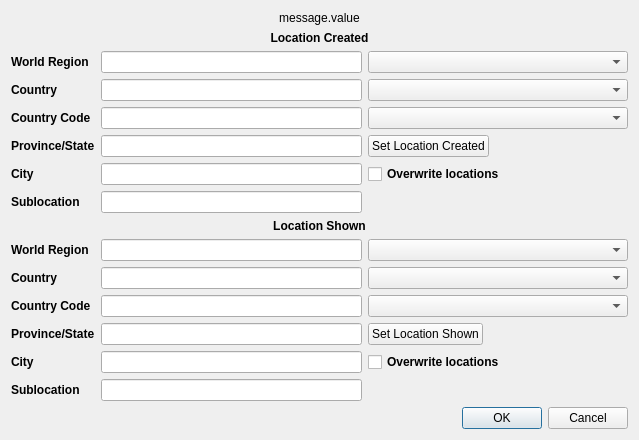
<?xml version="1.0" encoding="UTF-8"?>
<ui version="4.0">
 <class>LocationDialog</class>
 <widget class="QDialog" name="LocationDialog">
  <property name="geometry">
   <rect>
    <x>0</x>
    <y>0</y>
    <width>639</width>
    <height>428</height>
   </rect>
  </property>
  <property name="sizePolicy">
   <sizepolicy hsizetype="Preferred" vsizetype="Fixed">
    <horstretch>0</horstretch>
    <verstretch>0</verstretch>
   </sizepolicy>
  </property>
  <property name="windowTitle">
   <string>Edit Xmp Locations</string>
  </property>
  <layout class="QVBoxLayout" name="verticalLayout_2">
   <item>
    <layout class="QVBoxLayout" name="verticalLayout">
     <item>
      <widget class="QLabel" name="messageLabel">
       <property name="sizePolicy">
        <sizepolicy hsizetype="Preferred" vsizetype="Fixed">
         <horstretch>0</horstretch>
         <verstretch>0</verstretch>
        </sizepolicy>
       </property>
       <property name="text">
        <string>message.value</string>
       </property>
       <property name="alignment">
        <set>Qt::AlignCenter</set>
       </property>
      </widget>
     </item>
     <item>
      <widget class="QLabel" name="label_2">
       <property name="sizePolicy">
        <sizepolicy hsizetype="Preferred" vsizetype="Fixed">
         <horstretch>0</horstretch>
         <verstretch>0</verstretch>
        </sizepolicy>
       </property>
       <property name="font">
        <font>
         <weight>75</weight>
         <bold>true</bold>
        </font>
       </property>
       <property name="text">
        <string>Location Created</string>
       </property>
       <property name="alignment">
        <set>Qt::AlignCenter</set>
       </property>
      </widget>
     </item>
    </layout>
   </item>
   <item>
    <layout class="QGridLayout" name="locationCreatedLayout">
     <item row="3" column="0">
      <widget class="QLabel" name="label_34">
       <property name="font">
        <font>
         <weight>75</weight>
         <bold>true</bold>
        </font>
       </property>
       <property name="text">
        <string>Province/State</string>
       </property>
      </widget>
     </item>
     <item row="4" column="0">
      <widget class="QLabel" name="label_35">
       <property name="font">
        <font>
         <weight>75</weight>
         <bold>true</bold>
        </font>
       </property>
       <property name="text">
        <string>City</string>
       </property>
      </widget>
     </item>
     <item row="4" column="1">
      <widget class="QLineEdit" name="lcCity"/>
     </item>
     <item row="2" column="2">
      <widget class="QComboBox" name="lcCountryCodeComboBox"/>
     </item>
     <item row="5" column="1">
      <widget class="QLineEdit" name="lcSublocation"/>
     </item>
     <item row="3" column="1">
      <widget class="QLineEdit" name="lcProvinceState"/>
     </item>
     <item row="0" column="0">
      <widget class="QLabel" name="label_31">
       <property name="font">
        <font>
         <weight>75</weight>
         <bold>true</bold>
        </font>
       </property>
       <property name="text">
        <string>World Region</string>
       </property>
      </widget>
     </item>
     <item row="0" column="1">
      <widget class="QLineEdit" name="lcWorldRegion"/>
     </item>
     <item row="1" column="1">
      <widget class="QLineEdit" name="lcCountryName"/>
     </item>
     <item row="1" column="0">
      <widget class="QLabel" name="label_32">
       <property name="font">
        <font>
         <weight>75</weight>
         <bold>true</bold>
        </font>
       </property>
       <property name="text">
        <string>Country</string>
       </property>
      </widget>
     </item>
     <item row="5" column="0">
      <widget class="QLabel" name="label_36">
       <property name="font">
        <font>
         <weight>75</weight>
         <bold>true</bold>
        </font>
       </property>
       <property name="text">
        <string>Sublocation</string>
       </property>
      </widget>
     </item>
     <item row="2" column="1">
      <widget class="QLineEdit" name="lcCountryCode">
       <property name="inputMask">
        <string>AAA; </string>
       </property>
       <property name="maxLength">
        <number>3</number>
       </property>
      </widget>
     </item>
     <item row="2" column="0">
      <widget class="QLabel" name="label_33">
       <property name="font">
        <font>
         <weight>75</weight>
         <bold>true</bold>
        </font>
       </property>
       <property name="text">
        <string>Country Code</string>
       </property>
      </widget>
     </item>
     <item row="1" column="2">
      <widget class="QComboBox" name="lcCountryNameComboBox">
       <property name="sizePolicy">
        <sizepolicy hsizetype="MinimumExpanding" vsizetype="Fixed">
         <horstretch>0</horstretch>
         <verstretch>0</verstretch>
        </sizepolicy>
       </property>
      </widget>
     </item>
     <item row="0" column="2">
      <widget class="QComboBox" name="lcWorldRegionComboBox">
       <property name="sizePolicy">
        <sizepolicy hsizetype="MinimumExpanding" vsizetype="Fixed">
         <horstretch>0</horstretch>
         <verstretch>0</verstretch>
        </sizepolicy>
       </property>
       <property name="font">
        <font>
         <weight>50</weight>
         <bold>false</bold>
        </font>
       </property>
      </widget>
     </item>
     <item row="3" column="2">
      <widget class="QPushButton" name="lcSetButton">
       <property name="sizePolicy">
        <sizepolicy hsizetype="Fixed" vsizetype="Fixed">
         <horstretch>0</horstretch>
         <verstretch>0</verstretch>
        </sizepolicy>
       </property>
       <property name="text">
        <string>Set Location Created</string>
       </property>
      </widget>
     </item>
     <item row="4" column="2">
      <widget class="QCheckBox" name="lcOverwriteLocations">
       <property name="font">
        <font>
         <weight>75</weight>
         <bold>true</bold>
        </font>
       </property>
       <property name="text">
        <string>Overwrite locations</string>
       </property>
      </widget>
     </item>
    </layout>
   </item>
   <item>
    <widget class="QLabel" name="label">
     <property name="sizePolicy">
      <sizepolicy hsizetype="Preferred" vsizetype="Fixed">
       <horstretch>0</horstretch>
       <verstretch>0</verstretch>
      </sizepolicy>
     </property>
     <property name="font">
      <font>
       <weight>75</weight>
       <bold>true</bold>
      </font>
     </property>
     <property name="text">
      <string>Location Shown</string>
     </property>
     <property name="alignment">
      <set>Qt::AlignCenter</set>
     </property>
    </widget>
   </item>
   <item>
    <layout class="QGridLayout" name="locationShownLayout">
     <item row="3" column="0">
      <widget class="QLabel" name="label_37">
       <property name="font">
        <font>
         <weight>75</weight>
         <bold>true</bold>
        </font>
       </property>
       <property name="text">
        <string>Province/State</string>
       </property>
      </widget>
     </item>
     <item row="4" column="0">
      <widget class="QLabel" name="label_38">
       <property name="font">
        <font>
         <weight>75</weight>
         <bold>true</bold>
        </font>
       </property>
       <property name="text">
        <string>City</string>
       </property>
      </widget>
     </item>
     <item row="4" column="1">
      <widget class="QLineEdit" name="lsCity"/>
     </item>
     <item row="2" column="2">
      <widget class="QComboBox" name="lsCountryCodeComboBox"/>
     </item>
     <item row="5" column="1">
      <widget class="QLineEdit" name="lsSublocation"/>
     </item>
     <item row="3" column="1">
      <widget class="QLineEdit" name="lsProvinceState"/>
     </item>
     <item row="0" column="0">
      <widget class="QLabel" name="label_39">
       <property name="font">
        <font>
         <weight>75</weight>
         <bold>true</bold>
        </font>
       </property>
       <property name="text">
        <string>World Region</string>
       </property>
      </widget>
     </item>
     <item row="0" column="1">
      <widget class="QLineEdit" name="lsWorldRegion"/>
     </item>
     <item row="1" column="1">
      <widget class="QLineEdit" name="lsCountryName"/>
     </item>
     <item row="1" column="0">
      <widget class="QLabel" name="label_40">
       <property name="font">
        <font>
         <weight>75</weight>
         <bold>true</bold>
        </font>
       </property>
       <property name="text">
        <string>Country</string>
       </property>
      </widget>
     </item>
     <item row="5" column="0">
      <widget class="QLabel" name="label_41">
       <property name="font">
        <font>
         <weight>75</weight>
         <bold>true</bold>
        </font>
       </property>
       <property name="text">
        <string>Sublocation</string>
       </property>
      </widget>
     </item>
     <item row="2" column="1">
      <widget class="QLineEdit" name="lsCountryCode">
       <property name="inputMask">
        <string>AAA; </string>
       </property>
       <property name="maxLength">
        <number>3</number>
       </property>
      </widget>
     </item>
     <item row="2" column="0">
      <widget class="QLabel" name="label_42">
       <property name="font">
        <font>
         <weight>75</weight>
         <bold>true</bold>
        </font>
       </property>
       <property name="text">
        <string>Country Code</string>
       </property>
      </widget>
     </item>
     <item row="1" column="2">
      <widget class="QComboBox" name="lsCountryNameComboBox">
       <property name="sizePolicy">
        <sizepolicy hsizetype="MinimumExpanding" vsizetype="Fixed">
         <horstretch>0</horstretch>
         <verstretch>0</verstretch>
        </sizepolicy>
       </property>
      </widget>
     </item>
     <item row="0" column="2">
      <widget class="QComboBox" name="lsWorldRegionComboBox">
       <property name="sizePolicy">
        <sizepolicy hsizetype="MinimumExpanding" vsizetype="Fixed">
         <horstretch>0</horstretch>
         <verstretch>0</verstretch>
        </sizepolicy>
       </property>
       <property name="font">
        <font>
         <weight>50</weight>
         <bold>false</bold>
        </font>
       </property>
      </widget>
     </item>
     <item row="3" column="2">
      <widget class="QPushButton" name="lsSetButton">
       <property name="sizePolicy">
        <sizepolicy hsizetype="Fixed" vsizetype="Fixed">
         <horstretch>0</horstretch>
         <verstretch>0</verstretch>
        </sizepolicy>
       </property>
       <property name="text">
        <string>Set Location Shown</string>
       </property>
      </widget>
     </item>
     <item row="4" column="2">
      <widget class="QCheckBox" name="lsOverwriteLocations">
       <property name="font">
        <font>
         <weight>75</weight>
         <bold>true</bold>
        </font>
       </property>
       <property name="text">
        <string>Overwrite locations</string>
       </property>
      </widget>
     </item>
    </layout>
   </item>
   <item>
    <widget class="QDialogButtonBox" name="buttonBox">
     <property name="orientation">
      <enum>Qt::Horizontal</enum>
     </property>
     <property name="standardButtons">
      <set>QDialogButtonBox::Cancel|QDialogButtonBox::Ok</set>
     </property>
    </widget>
   </item>
  </layout>
 </widget>
 <resources/>
 <connections>
  <connection>
   <sender>buttonBox</sender>
   <signal>accepted()</signal>
   <receiver>LocationDialog</receiver>
   <slot>accept()</slot>
   <hints>
    <hint type="sourcelabel">
     <x>248</x>
     <y>254</y>
    </hint>
    <hint type="destinationlabel">
     <x>157</x>
     <y>274</y>
    </hint>
   </hints>
  </connection>
  <connection>
   <sender>buttonBox</sender>
   <signal>rejected()</signal>
   <receiver>LocationDialog</receiver>
   <slot>reject()</slot>
   <hints>
    <hint type="sourcelabel">
     <x>316</x>
     <y>260</y>
    </hint>
    <hint type="destinationlabel">
     <x>286</x>
     <y>274</y>
    </hint>
   </hints>
  </connection>
 </connections>
</ui>
